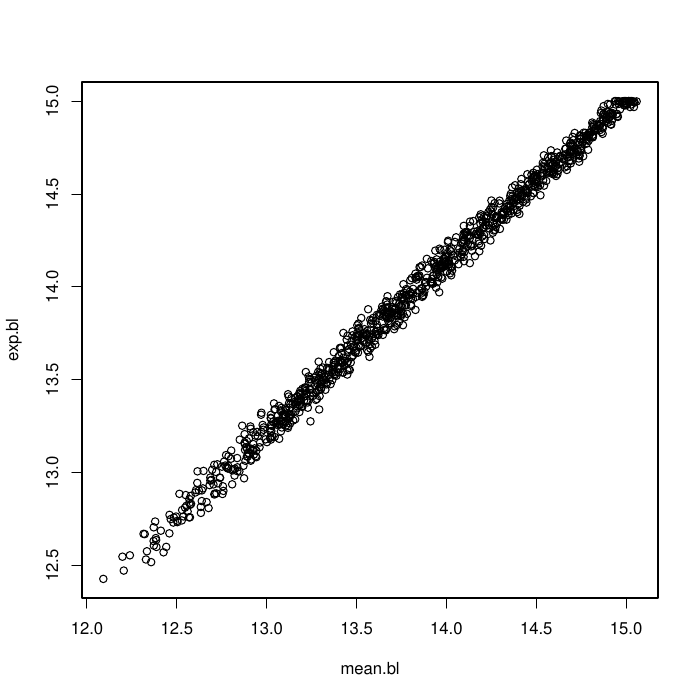

Here is the R script that generated this plot:
#!/usr/bin/env Rscript

# Redirect output:
sink("02-bl-eff-test.log")
pdf("02-bl-eff-test.pdf")

# Load required libraries:
library(ape)
suppressMessages(require(methods,quietly=TRUE));
system("cd ..;make cat");

# Load package source:
source("../PCRcoalSource.R");

# Numberf of PCR cycles:
nr.cycles 	<- 30
# Number of sampled efficiency vectors:
nr.effs		<- 1000
# Number of "trees" sampled for a given efficiency vector:
nr.replications	<- 5000

# Function to calculate the expected branch length:
expected.bl<-function(eff, nr.cycles ){
	nr.cycles * ( 1 - 1/(eff + 1) )
}

# Function to sample a vector of efficiencies having a mean between 0.5 and 1.0:
sample.effs <- function(nr.cycles){
	ru <- runif(1,min=0.5,max=1)
        effs <- rbeta(nr.cycles, shape1=1,shape2=((1-ru)/ru) )
	effs <- (effs * 0.5) + 0.5
        return(effs)
}

mean.bl <- numeric()
exp.bl	<- numeric()

for(i in 1:nr.effs){

	# Sample efficiencies:
	efficiencies<-sample.effs(nr.cycles)

	# Construct the simulation object:
	x<-PCRcoal(
        	initial.size    =1,
        	sample.size     =1,
        	nr.cycles       =nr.cycles,
		efficiencies    =efficiencies
	);

	branch.lengths<-numeric()
	
	# Sample nr.replications branch lengths:
	for (i in 1:nr.replications){
		branch.lengths[i] <- sample.tree(x)$edge.length[1]
	}

	# Update the expected and observed branch length vectors:
	mean.bl <- c( mean.bl, mean(branch.lengths) )
	exp.bl <- c(exp.bl, expected.bl(mean(efficiencies), nr.cycles))
}

# Plot expected vs. observed branch lenghts:
plot(mean.bl, exp.bl)

# Regression through (0,0):
reg<-lm(mean.bl ~ -1 + exp.bl)

summary(reg)

plot(reg)

